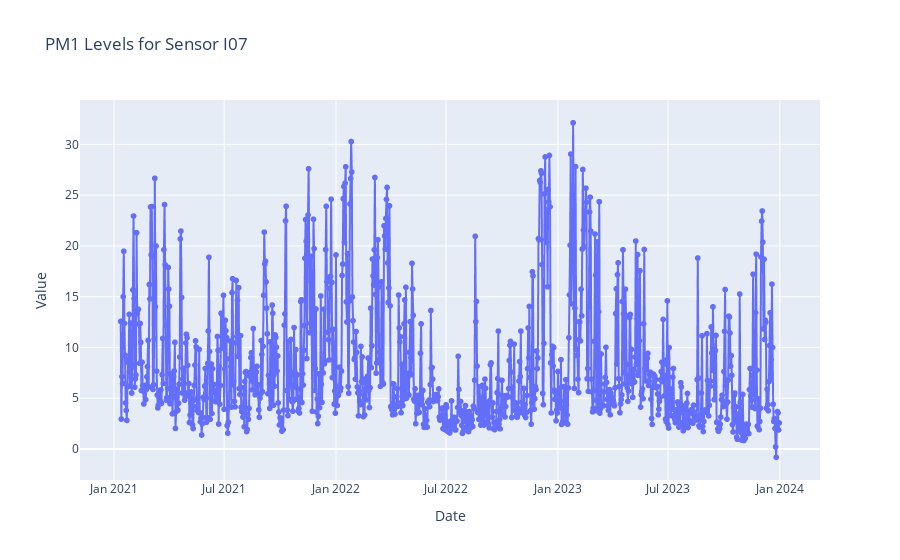

Write notebook code for a chart like this one.
### Markdown cell above
This interactive plot shows the values of the different pollutants over the timespan of the dataset. The sensors and pollutants can be selected using the dropbox.

### Code cell
def plot_interactive(sensor, pollutant):
    filtered_df = df[df['Sensor_ID'] == sensor]
    fig = px.line(
        filtered_df,
        x='Date',
        y=pollutant,
        title=f'{pollutant} Levels for Sensor {sensor}',
        labels={'Date': 'Date', pollutant: 'Value'}
    )
    fig.update_traces(mode="markers+lines", hovertemplate="Date: %{x}<br>Value: %{y}")
    fig.show()

pollutants = ['PM1', 'PM2.5', 'PM10', 'NO2']
sensors = df['Sensor_ID'].unique()

interact(plot_interactive, sensor=sensors, pollutant=pollutants)

### Figure 1 — Plotly figure (JSON) as saved in the notebook; plotly's stock layout.template omitted (floating-point values rounded to 4 significant figures; data arrays with more than 128 entries replaced by an {"elided": "..."} marker saying what was removed)
{"data": [{"hovertemplate": "Date: %{x}<br>Value: %{y}", "legendgroup": "", "line": {"color": "#636efa", "dash": "solid"}, "marker": {"symbol": "circle"}, "mode": "markers+lines", "name": "", "showlegend": false, "type": "scattergl", "x": {"elided": "1084 str values"}, "xaxis": "x", "y": {"elided": "1084 float values"}, "yaxis": "y"}], "layout": {"legend": {"tracegroupgap": 0}, "title": {"text": "PM1 Levels for Sensor I07"}, "xaxis": {"anchor": "y", "domain": [0, 1], "title": {"text": "Date"}}, "yaxis": {"anchor": "x", "domain": [0, 1], "title": {"text": "Value"}}}}
